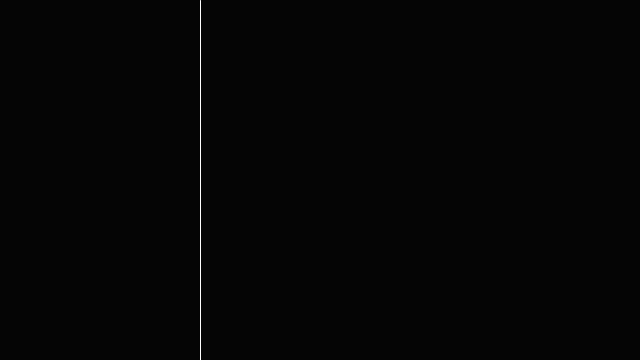
Frame 1 (no input)
Frame 60 (the mouse pressed at the canvas centre just before this capture): identical to frame 1, image omitted
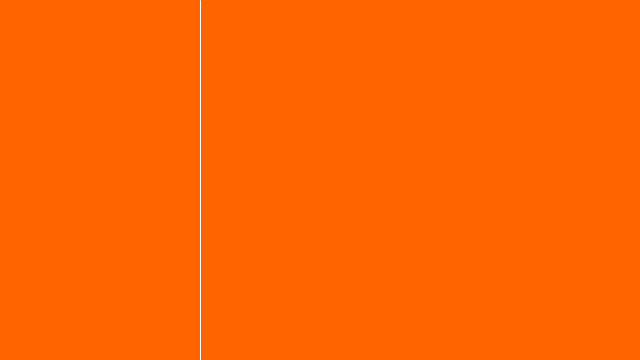
Frame 120 (the mouse held since frame 60 and released just before this capture)

The Processing sketch that drew these frames (run headless with seeded random() and noise(); from frame 60 on, the mouse is pressed at the canvas centre):

// Processing sketch: sketch_5_0_boolean_expression
// ── sketch_5_0_boolean_expression.pde

void setup() {
  size(640,360);

}

void draw() {
  background(5);
  
  if (mouseX > 200) {
    background(255,100,0);
  }
  
  stroke(255);
  line(200,0,200,height);

}
